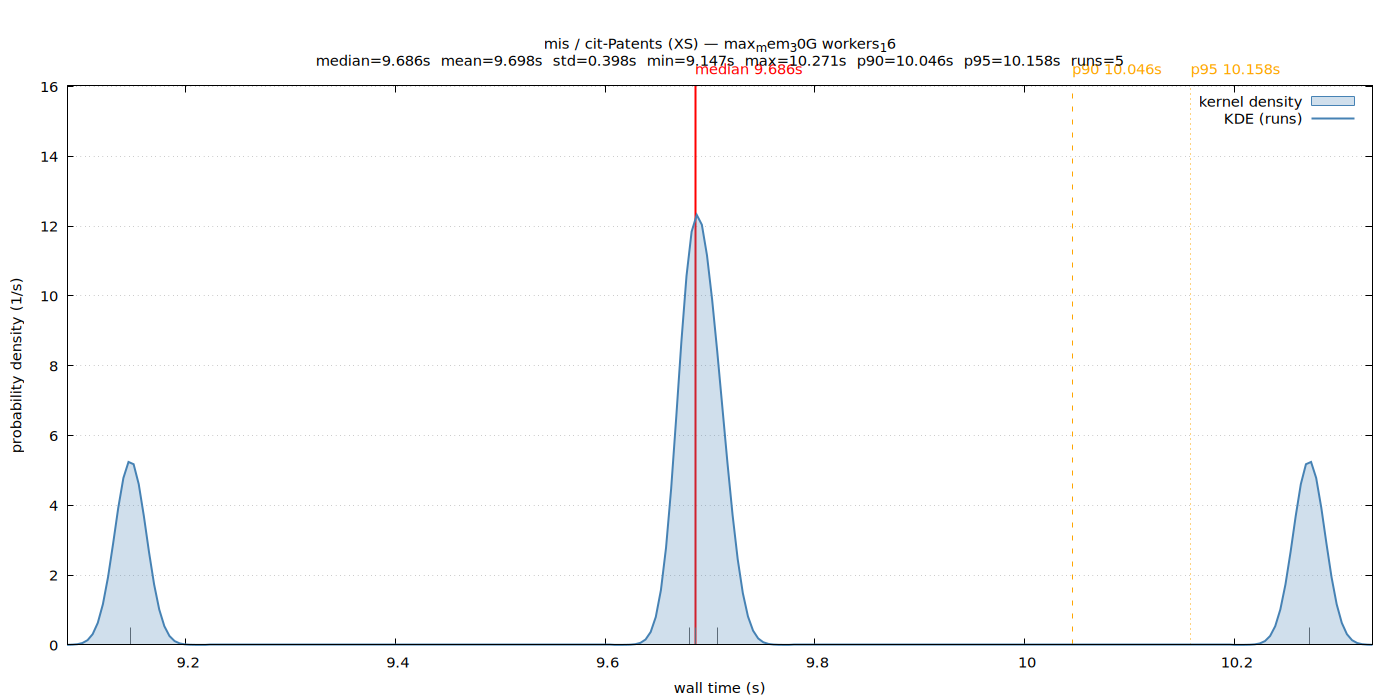

gnuplot code for this plot:
set terminal pngcairo size 1400,700 enhanced font 'Sans,11'
set output '/home/ubuntu/nvm/gfrs/mis/XS/cit-Patents/max_mem_30G_workers_16/wall_time.png'
set title "mis / cit-Patents (XS) — max_mem_30G workers_16\nmedian=9.686s  mean=9.698s  std=0.398s  min=9.147s  max=10.271s  p90=10.046s  p95=10.158s  runs=5"
set xlabel 'wall time (s)'
set ylabel 'probability density (1/s)'
set tmargin 5
set yrange [0:16.0172]
set xrange [9.087033:10.331834]
set grid y
set key top right
set arrow from 9.685915,0 to 9.685915,16.0172 nohead lc rgb 'red' lw 2
set label 'median 9.686s' at 9.685915,16.0172 offset char 0,1 tc rgb 'red'
set arrow from 10.045577,0 to 10.045577,16.0172 nohead lc rgb 'orange' lw 1 dt 2
set label 'p90 10.046s' at 10.045577,16.0172 offset char 0,1 tc rgb 'orange'
set arrow from 10.158488,0 to 10.158488,16.0172 nohead lc rgb 'orange' lw 1 dt 3
set label 'p95 10.158s' at 10.158488,16.0172 offset char 0,1 tc rgb 'orange'
set arrow from 9.685915,0 to 9.685915,0.492836 nohead lc rgb '#666666' lw 1
set arrow from 10.271400,0 to 10.271400,0.492836 nohead lc rgb '#666666' lw 1
set arrow from 9.147468,0 to 9.147468,0.492836 nohead lc rgb '#666666' lw 1
set arrow from 9.680491,0 to 9.680491,0.492836 nohead lc rgb '#666666' lw 1
set arrow from 9.706843,0 to 9.706843,0.492836 nohead lc rgb '#666666' lw 1
plot '/home/ubuntu/nvm/gfrs/mis/XS/cit-Patents/max_mem_30G_workers_16/wall_time.dat' using 1:2 with filledcurves y=0 lc rgb '#4682b4' fs transparent solid 0.25 title 'kernel density', \
     '/home/ubuntu/nvm/gfrs/mis/XS/cit-Patents/max_mem_30G_workers_16/wall_time.dat' using 1:2 with lines lw 2 lc rgb '#4682b4' title 'KDE (runs)'
